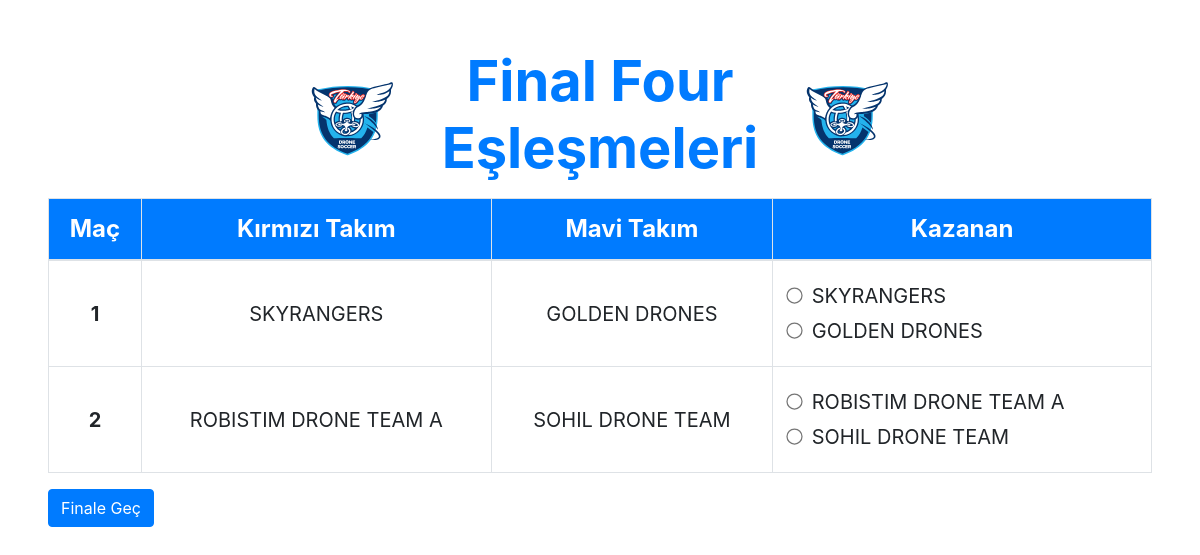
Screenshot of /final-four.php (signed in) with the database file from the repository.
### tables this page shows
CREATE TABLE `takimlar` (
  `id` int(11) NOT NULL,
  `takim_adi` text NOT NULL,
  `takim_grup` int(11) NOT NULL DEFAULT 0,
  `kullanici_id` int(11) NOT NULL
);

### final-four.php (the view, shortened to what this page needs)
<?php
    include 'db.php';
    $current_user_id = $_SESSION['user_id'];
    function renderTitle($title) {
        echo "
            <div class='row mb-2'>
                <div class='col-4 d-flex justify-content-end align-items-center'>
                    <img src='logo.svg' alt='Drone Soccer' class='w-25'>
                </div>
                <div class='col-4 mx-0 px-0 d-flex justify-content-center align-items-center'>
                    <h3 class='text-center text-primary display-4 font-weight-bold'>{$title}</h3>
                </div>
                <div class='col-4 d-flex justify-content-start align-items-center'>
                    <img src='logo.svg' alt='Drone Soccer' class='w-25'>
                </div>
            </div>
        ";
    }
    function createFinalFourMatches($gruplar_rankings) {
        $group_count = count($gruplar_rankings);
        $matches = [];
        if ($group_count == 2) {
            if (count($gruplar_rankings[0]) >= 2 && count($gruplar_rankings[1]) >= 2) {
                $matches = [
                    ['red' => $gruplar_rankings[0][0], 'blue' => $gruplar_rankings[1][1]],
                    ['red' => $gruplar_rankings[0][1], 'blue' => $gruplar_rankings[1][0]],
                ];
            }
        }
        return $matches;
    }
?>
<!DOCTYPE html>
<html lang="tr">
<head>
    <link rel="stylesheet" href="css/bootstrap.min.css">
</head>
<body class="mx-5 mt-5">
    <?php
        $gruplar = $db->prepare("SELECT * FROM gruplar WHERE kullanici_id = ? ORDER BY grup_adi");
        $gruplar->execute([$current_user_id]);
        $gruplar = $gruplar->fetchAll();
        $gruplar_rankings = [];
        foreach ($gruplar as $grup) {
            $grup_siralama = $db->prepare("
                SELECT
                    t.id AS takim_id,
                    t.takim_adi,
                    COUNT(CASE WHEN s.takim1_id = t.id OR s.takim2_id = t.id THEN 1 END) AS oynadigi_toplam_mac_sayisi,
                    SUM(CASE
                        WHEN s.takim1_id = t.id THEN s.takim1_puan
                        WHEN s.takim2_id = t.id THEN s.takim2_puan
                        ELSE 0 END
                    ) AS topladigi_puan,
                    SUM(CASE
                        WHEN s.takim1_id = t.id THEN s.takim1_gol
                        WHEN s.takim2_id = t.id THEN s.takim2_gol
                        ELSE 0 END
                    ) AS attigi_toplam_gol,
                    SUM(CASE
                        WHEN s.takim1_id = t.id THEN s.takim2_gol
                        WHEN s.takim2_id = t.id THEN s.takim1_gol
                        ELSE 0 END
                    ) AS yedigi_toplam_gol,
                    SUM(CASE
                        WHEN s.takim1_id = t.id THEN s.takim1_pen
                        WHEN s.takim2_id = t.id THEN s.takim2_pen
                        ELSE 0 END
                    ) AS kazandigi_penaltilar,
                    (
                        SUM(CASE
                            WHEN s.takim1_id = t.id THEN s.takim1_gol
                            WHEN s.takim2_id = t.id THEN s.takim2_gol
                            ELSE 0 END
                        ) -
                        SUM(CASE
                            WHEN s.takim1_id = t.id THEN s.takim2_gol
                            WHEN s.takim2_id = t.id THEN s.takim1_gol
                            ELSE 0 END
                        )
                    ) AS average
                FROM takimlar t
                LEFT JOIN scoreboard s
                    ON (s.takim1_id = t.id OR s.takim2_id = t.id)
                    AND s.asama = 'Final Four'
                    AND s.kullanici_id = ?
                WHERE t.takim_grup = ? AND t.kullanici_id = ?
                GROUP BY t.id, t.takim_adi
                ORDER BY topladigi_puan DESC, average DESC, attigi_toplam_gol DESC
            ");
            $grup_siralama->execute([$current_user_id, $grup['id'], $current_user_id]);
            $grup_siralama = $grup_siralama->fetchAll();
            $gruplar_rankings[] = $grup_siralama;
        }
        $ff_matches = createFinalFourMatches($gruplar_rankings);
        if (!empty($ff_matches) && !isset($_POST['advance_to_final']) && !isset($_POST['show_final_winner'])) {
            renderTitle("Final Four Eşleşmeleri");
            echo "<form method='post' action=''>";
            echo "<table class='table table-bordered match-table'>
                    <thead>
                        <tr>
                            <th>Maç</th>
                            <th>Kırmızı Takım</th>
                            <th>Mavi Takım</th>
                            <th>Kazanan</th>
                        </tr>
                    </thead>
                    <tbody>";
            $i = 1;
            foreach ($ff_matches as $match) {
                $red_team = $match['red']['takim_adi'];
                $blue_team = $match['blue']['takim_adi'];
                echo "<tr>
                        <td class='font-weight-bold'>$i</td>
                        <td>{$red_team}</td>
                        <td>{$blue_team}</td>
                        <td>
                            <div class='form-check winner-radio'>
                                <input class='form-check-input' type='radio' name='winner$i' value='{$red_team}' id='winner{$i}_red' required>
                                <label class='form-check-label' for='winner{$i}_red'>
                                    {$red_team}
                                </label>
                            </div>
                            <div class='form-check winner-radio'>
                                <input class='form-check-input' type='radio' name='winner$i' value='{$blue_team}' id='winner{$i}_blue' required>
                                <label class='form-check-label' for='winner{$i}_blue'>
                                    {$blue_team}
                                </label>
                            </div>
                        </td>
                    </tr>";
                $i++;
            }
            echo "</tbody></table>";
            echo "
                <div class='btn-group mb-2 mt-0'>
                    <button type='submit' class='btn btn-primary' name='advance_to_final'>Finale Geç</button>
                </div>
            ";
            echo "</form>";
        }
    ?>
</body>
</html>

### final-four.php (style rules this page uses)
.match-table th, .match-table td { text-align: center; vertical-align: middle; }
.match-table td { padding: 15px; font-size: 1.25rem; }
.match-table td:nth-child(4) { text-align: left; }
.match-table th { background-color: #007bff; color: white; font-size: 1.5rem; }
.winner-radio { display: block; margin: 5px 0; }
.winner-radio input { scale: 1.25; position: relative; top: -1px; margin-right: 5px; }
.btn-group { margin-top: 20px; }

### rows the page displays
takimlar: takim_adi "SKYRANGERS"
takimlar: takim_adi "GOLDEN DRONES"
takimlar: takim_adi "ROBISTIM DRONE TEAM A"
takimlar: takim_adi "SOHIL DRONE TEAM"

### other values shown
$title "Final Four Eşleşmeleri"
